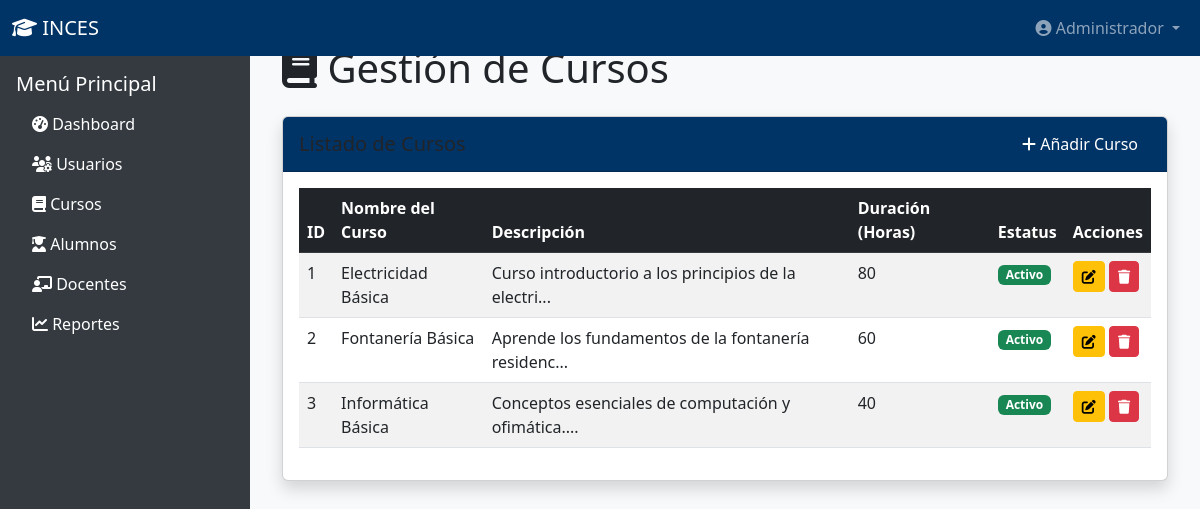
Page /secciones/vista_cursos.php (signed in) on the committed database.
### tables this page shows
CREATE TABLE `cursos` (
  `id` int(11) NOT NULL AUTO_INCREMENT,
  `nombre_curso` varchar(255) NOT NULL,
  `descripcion` text DEFAULT NULL,
  `duracion_horas` int(11) NOT NULL,
  `estatus` enum('Activo','Inactivo') NOT NULL DEFAULT 'Activo',
  `creado_en` timestamp NOT NULL DEFAULT current_timestamp(),
  PRIMARY KEY (`id`)
);

### secciones/vista_cursos.php (the view, shortened to what this page needs)
<?php
$pdo = getDbConexion();
$stmt_cursos = $pdo->query("SELECT * FROM cursos ORDER BY nombre_curso");
$cursos = $stmt_cursos->fetchAll(PDO::FETCH_ASSOC);
include '../templates/cabecera.php';
?>
<div class="container">
    <h1 class="mt-4 mb-4"><i class="fas fa-book"></i> Gestión de Cursos</h1>
    <div class="card shadow">
        <div class="card-header d-flex justify-content-between align-items-center">
            <h5 class="mb-0">Listado de Cursos</h5>
            <button class="btn btn-primary" data-bs-toggle="modal" data-bs-target="#cursoModal" onclick="limpiarModal()">
                <i class="fas fa-plus"></i> Añadir Curso
            </button>
        </div>
        <div class="card-body">
            <div class="table-responsive">
                <table class="table table-striped table-hover">
                    <thead class="table-dark">
                        <tr>
                            <th>ID</th>
                            <th>Nombre del Curso</th>
                            <th>Descripción</th>
                            <th>Duración (Horas)</th>
                            <th>Estatus</th>
                            <th>Acciones</th>
                        </tr>
                    </thead>
                    <tbody>
                        <?php foreach ($cursos as $curso): ?>
                        <tr>
                            <td><?php echo htmlspecialchars($curso['id']); ?></td>
                            <td><?php echo htmlspecialchars($curso['nombre_curso']); ?></td>
                            <td><?php echo htmlspecialchars(substr($curso['descripcion'], 0, 50)) . '...'; ?></td>
                            <td><?php echo htmlspecialchars($curso['duracion_horas']); ?></td>
                            <td>
                                <span class="badge <?php echo $curso['estatus'] === 'Activo' ? 'bg-success' : 'bg-danger'; ?>">
                                    <?php echo htmlspecialchars($curso['estatus']); ?>
                                </span>
                            </td>
                            <td>
                                <button class="btn btn-sm btn-warning" data-bs-toggle="modal" data-bs-target="#cursoModal" onclick='editarCurso(<?php echo json_encode($curso); ?>)'>
                                    <i class="fas fa-edit"></i>
                                </button>
                                <button class="btn btn-sm btn-danger" onclick="confirmarEliminacion(<?php echo $curso['id']; ?>)">
                                    <i class="fas fa-trash"></i>
                                </button>
                            </td>
                        </tr>
                        <?php endforeach; ?>
                    </tbody>
                </table>
            </div>
        </div>
    </div>
</div>
<?php include '../templates/pie.php'; ?>

### templates/cabecera.php (shortened to what this page needs)
<?php
$base_url = '/sistema-inces/';
if (!isset($show_navbar)) {
    $show_navbar = true;
}
$rol = $_SESSION['usuario_rol'] ?? '';
$permisos_nav = [
    'Administrador' => ['dashboard', 'usuarios', 'cursos', 'alumnos', 'docentes', 'reportes'],
    'Coordinador' => ['dashboard', 'cursos', 'alumnos', 'docentes', 'reportes'],
    'Instructor' => ['dashboard', 'alumnos', 'reportes']
];
function tiene_permiso($rol, $seccion) {
    global $permisos_nav;
    return in_array($seccion, $permisos_nav[$rol] ?? []);
}
?>
<!DOCTYPE html>
<html lang="es">
<head>
    <link href="https://cdn.jsdelivr.net/npm/bootstrap@5.2.3/dist/css/bootstrap.min.css" rel="stylesheet">
    <link rel="stylesheet" href="https://cdnjs.cloudflare.com/ajax/libs/font-awesome/6.2.0/css/all.min.css">
</head>
<body>
<?php if ($show_navbar): ?>
<nav class="navbar navbar-expand-lg navbar-dark fixed-top">
    <div class="container-fluid">
        <a class="navbar-brand" href="<?php echo $base_url; ?>secciones/dashboard.php">
            <i class="fas fa-graduation-cap"></i> INCES
        </a>
        <div class="collapse navbar-collapse" id="navbarNav">
            <ul class="navbar-nav ms-auto">
                <li class="nav-item dropdown">
                    <a class="nav-link dropdown-toggle" href="#" id="navbarDropdown" role="button" data-bs-toggle="dropdown" aria-expanded="false">
                        <i class="fas fa-user-circle"></i> <?php echo htmlspecialchars($_SESSION['usuario_nombre'] ?? 'Usuario'); ?>
                    </a>
                </li>
            </ul>
        </div>
    </div>
</nav>
<div class="sidebar">
    <div class="p-3">
        <h5>Menú Principal</h5>
        <ul class="nav flex-column">
            <?php if (tiene_permiso($rol, 'dashboard')): ?>
            <li class="nav-item">
                <a class="nav-link text-white" href="<?php echo $base_url; ?>secciones/dashboard.php"><i class="fas fa-tachometer-alt"></i> Dashboard</a>
            </li>
            <?php endif; ?>
            <?php if (tiene_permiso($rol, 'usuarios')): ?>
            <li class="nav-item">
                <a class="nav-link text-white" href="<?php echo $base_url; ?>secciones/vista_usuarios.php"><i class="fas fa-users-cog"></i> Usuarios</a>
            </li>
            <?php endif; ?>
            <?php if (tiene_permiso($rol, 'cursos')): ?>
            <li class="nav-item">
                <a class="nav-link text-white" href="<?php echo $base_url; ?>secciones/vista_cursos.php"><i class="fas fa-book"></i> Cursos</a>
            </li>
            <?php endif; ?>
            <?php if (tiene_permiso($rol, 'alumnos')): ?>
            <li class="nav-item">
                <a class="nav-link text-white" href="<?php echo $base_url; ?>secciones/vista_alumnos.php"><i class="fas fa-user-graduate"></i> Alumnos</a>
            </li>
            <?php endif; ?>
            <?php if (tiene_permiso($rol, 'docentes')): ?>
            <li class="nav-item">
                <a class="nav-link text-white" href="<?php echo $base_url; ?>secciones/vista_docentes.php"><i class="fas fa-chalkboard-teacher"></i> Docentes</a>
            </li>
            <?php endif; ?>
            <?php if (tiene_permiso($rol, 'reportes')): ?>
            <li class="nav-item">
                <a class="nav-link text-white" href="<?php echo $base_url; ?>secciones/vista_reportes.php"><i class="fas fa-chart-line"></i> Reportes</a>
            </li>
            <?php endif; ?>
        </ul>
    </div>
</div>
<div class="main-content">
<?php endif; ?>

### templates/pie.php (shortened to what this page needs)
<?php if ($show_navbar): ?>
    </div>
<?php endif; ?>
</body>
</html>

### templates/cabecera.php (style rules this page uses)
:root { --inces-primary: #003366; --inces-secondary: #f0ad4e; }
body { background-color: #f8f9fa; }
.navbar-dark { background-color: var(--inces-primary); }
.btn-primary { background-color: var(--inces-primary); border-color: var(--inces-primary); }
.card-header { background-color: var(--inces-primary); }
.sidebar { height: 100vh; position: fixed; top: 0; left: 0; width: 250px; padding-top: 56px; background-color: #343a40; color: white; }
.main-content { margin-left: 250px; padding: 20px; }

### rows in the picture
cursos: id "1", nombre_curso "Electricidad Básica", descripcion "Curso introductorio a los principios de la electri", duracion_horas "80", estatus "Activo"
cursos: id "2", nombre_curso "Fontanería Básica", descripcion "Aprende los fundamentos de la fontanería residenc", duracion_horas "60", estatus "Activo"
cursos: id "3", nombre_curso "Informática Básica", descripcion "Conceptos esenciales de computación y ofimática.", duracion_horas "40", estatus "Activo"

### other values in the picture
$_SESSION['usuario_nombre'] "Administrador"
